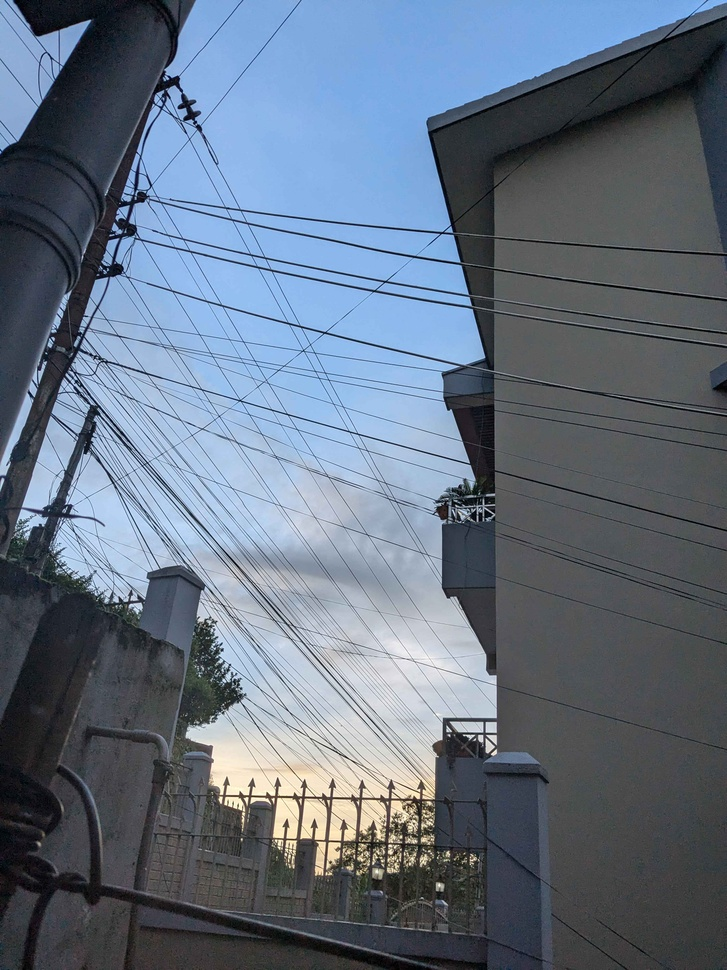
//> input picture assets/real_life/5am.jpg, 727 x 970 px, shrunk from 3024 x 4032 before the run
$ ./bresenham_loop_colour_new ../../assets/real_life/5am.jpg out.png 45   (built with g++ and OpenCV 4)
//> lines starting //> are read from the running program, lines starting //| are printed output that depends on the picture
//> further down, image is the input picture: 970 rows x 727 cols, CV_8UC3; mean B, G, R 128.6, 112.7, 100
#include <opencv2/opencv.hpp>
#include <cmath>
#include <iostream>
#include <vector>
#include <thread>
#include <mutex>
#include <future>

// Function to rotate a single channel of an image by a given angle using backward mapping
cv::Mat rotateChannel(const cv::Mat& channel, double angle) {
    int h = channel.rows;
    int w = channel.cols;
    double dc = std::cos(angle * CV_PI / 180.0);
    double ds = std::sin(angle * CV_PI / 180.0);

    // Calculate dimensions of the new image
    int h_new = static_cast<int>(std::abs(h * dc) + std::abs(w * ds));
    int w_new = static_cast<int>(std::abs(h * ds) + std::abs(w * dc));

    cv::Mat rotatedChannel = cv::Mat::zeros(h_new, w_new, channel.type());

    int cx = w / 2;
    int cy = h / 2;
    int cx_new = w_new / 2;
    int cy_new = h_new / 2;

    #pragma omp parallel for collapse(2)
    for (int y_new = 0; y_new < h_new; ++y_new) {
        for (int x_new = 0; x_new < w_new; ++x_new) {
            // Map the destination pixel back to the source image
            int x = static_cast<int>((x_new - cx_new) * dc + (y_new - cy_new) * ds + cx);
            int y = static_cast<int>(-(x_new - cx_new) * ds + (y_new - cy_new) * dc + cy);

            if (x >= 0 && x < w && y >= 0 && y < h) {
                rotatedChannel.at<uchar>(y_new, x_new) = channel.at<uchar>(y, x);
            }
        }
    }
    return rotatedChannel;
}

// Function to rotate a color image by a given angle
cv::Mat rotateImage(const cv::Mat& image, double angle) {
//> called with angle = 45
    std::vector<cv::Mat> channels;
    cv::split(image, channels);
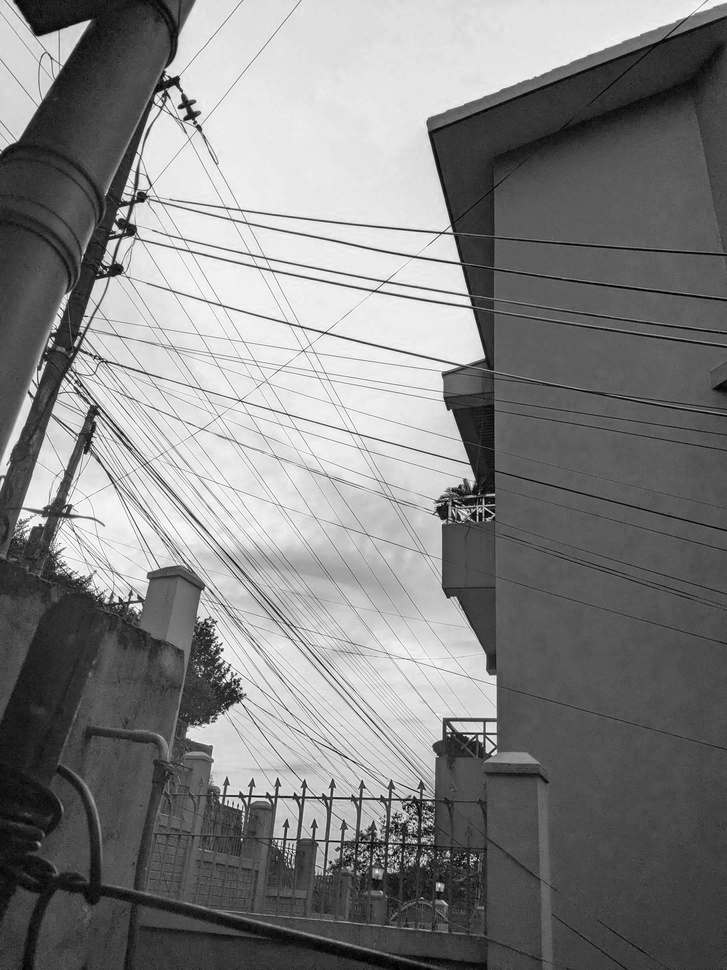
//> channels[0]: 970 rows x 727 cols, CV_8UC1; min 0, max 255, mean 128.6
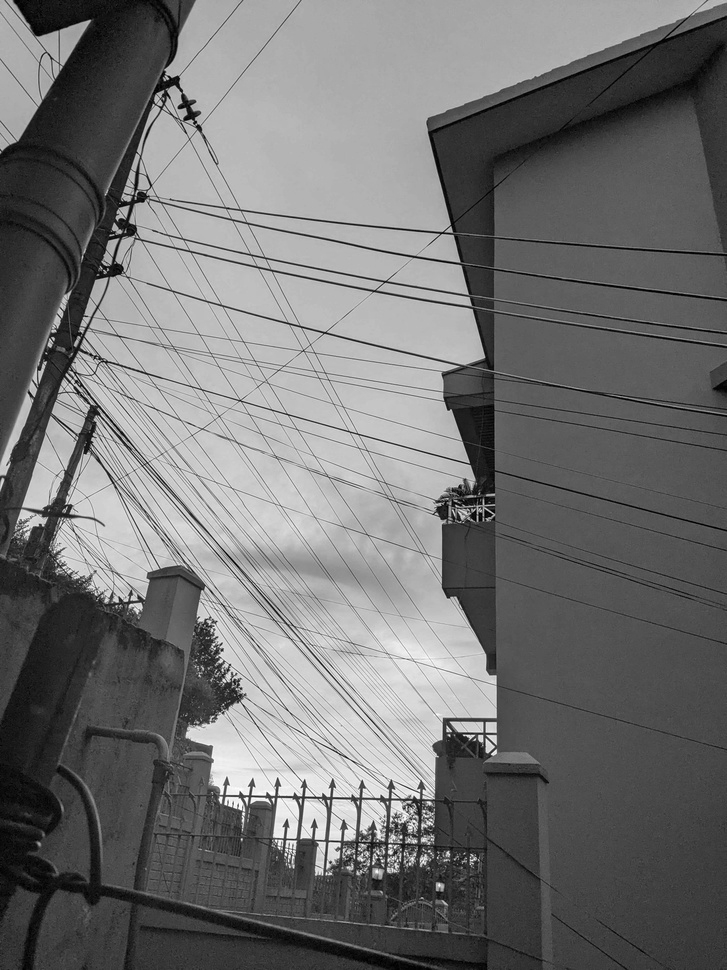
//> channels[1]: 970 rows x 727 cols, CV_8UC1; min 0, max 255, mean 112.7
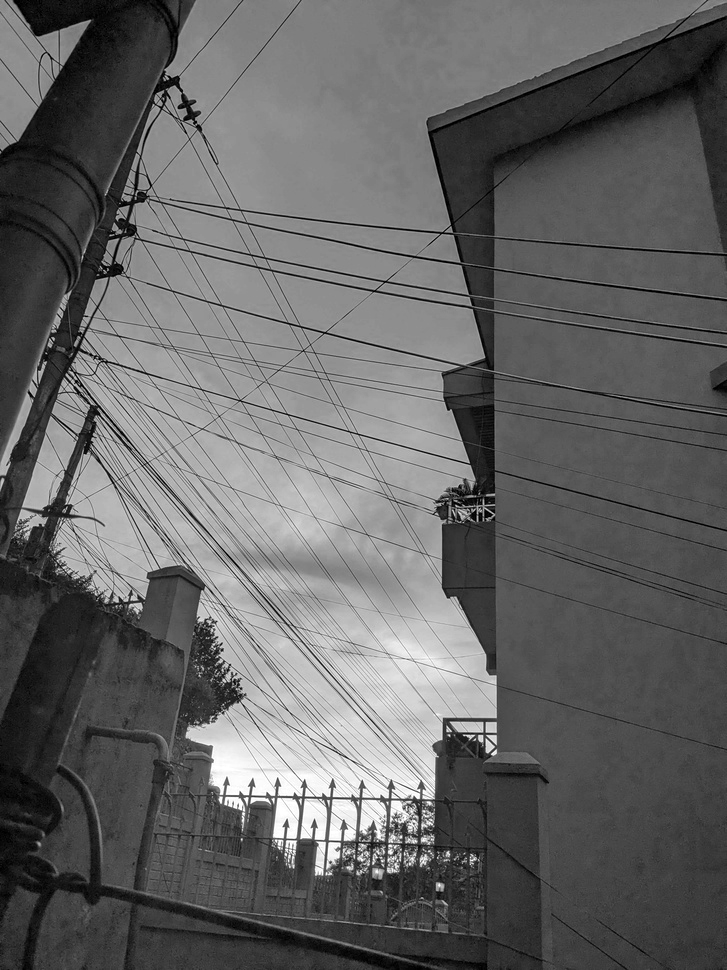
//> channels[2]: 970 rows x 727 cols, CV_8UC1; min 0, max 255, mean 100

    std::vector<cv::Mat> rotatedChannels(channels.size());
    std::vector<std::future<cv::Mat>> futures;

    for (size_t i = 0; i < channels.size(); ++i) {
        futures.push_back(std::async(std::launch::async, rotateChannel, channels[i], angle));
    }
//> this loop made 3 passes
//> after the loop, futures = 3 items

    for (size_t i = 0; i < channels.size(); ++i) {
        rotatedChannels[i] = futures[i].get();
    }

    cv::Mat rotatedImage;
    cv::merge(rotatedChannels, rotatedImage);
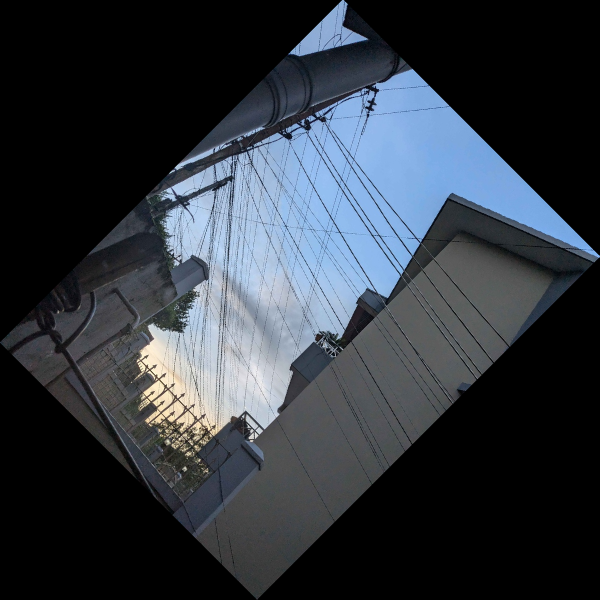
//> rotatedImage: 1199 rows x 1199 cols, CV_8UC3 (shown at 1/2 size); mean B, G, R 63.2, 55.4, 49.1

    return rotatedImage;
}

int main(int argc, char *argv[]) {
    if (argc < 4) {
        printf("Usage: program input_path output_path angle\n");
        return -1;
    }

    std::string inputImagePath = argv[1];
    std::string outputImagePath = argv[2];
    cv::Mat image = cv::imread(inputImagePath, cv::IMREAD_COLOR);
    if (image.empty()) {
        std::cerr << "Could not open or find the image!\n";
        return -1;
    }

    double angle = std::stod(argv[3]); // Rotate by 120 degrees
    cv::Mat rotatedImage = rotateImage(image, angle);

    cv::imwrite(outputImagePath, rotatedImage);
    // [6 lines of commented-out code are left out]

    return 0;
}

$ run again, on assets/real_life/church_wide.jpg
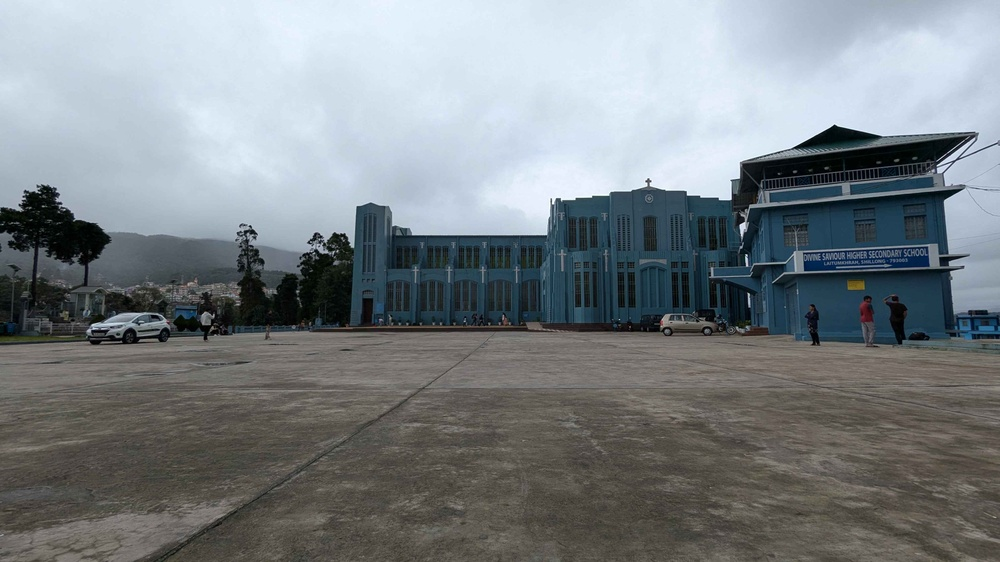
//> input picture assets/real_life/church_wide.jpg, 1000 x 562 px, shrunk from 4032 x 2268 before the run
//> image is the input picture: 562 rows x 1000 cols, CV_8UC3; mean B, G, R 133.9, 130.1, 123.6
//> in rotateImage, `cv::split(image, channels);`:
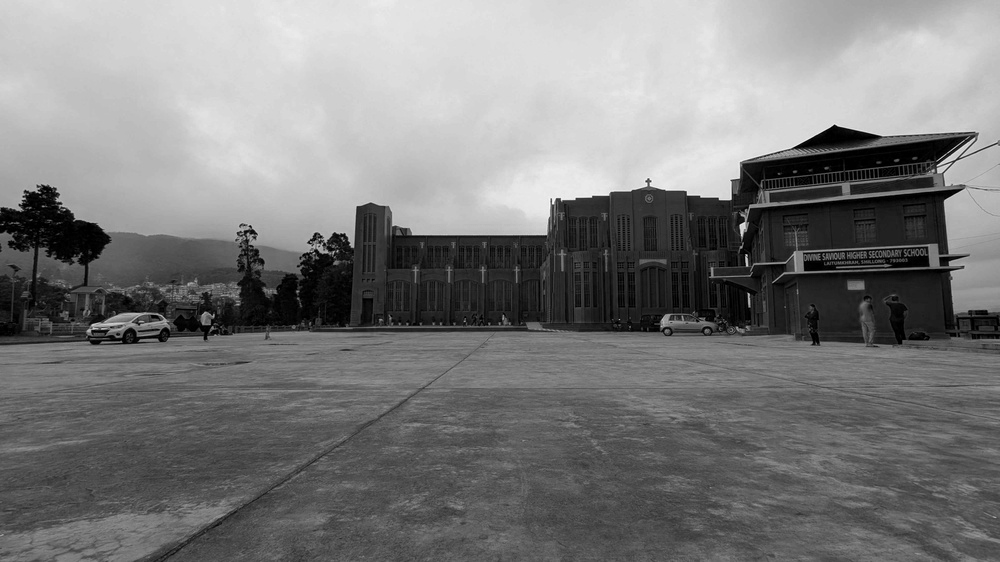
//> channels[2]: 562 rows x 1000 cols, CV_8UC1; min 0, max 249, mean 123.6
//> the loop in rotateImage, `for (size_t i = 0; i < channels.size(); ++i)` made 3 passes
//> after the loop in rotateImage, `for (size_t i = 0; i < channels.size(); ++i)`: futures = 3 items
//> in rotateImage, `cv::merge(rotatedChannels, rotatedImage);`:
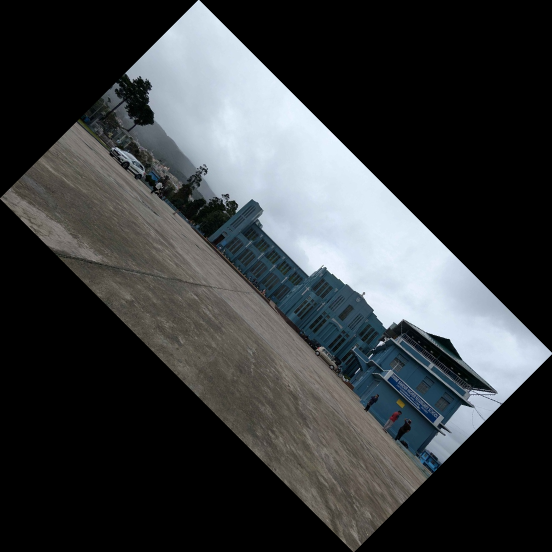
//> rotatedImage: 1104 rows x 1104 cols, CV_8UC3 (shown at 1/2 size); mean B, G, R 62, 60.2, 57.2

$ run again, on assets/real_life/corridor.jpg
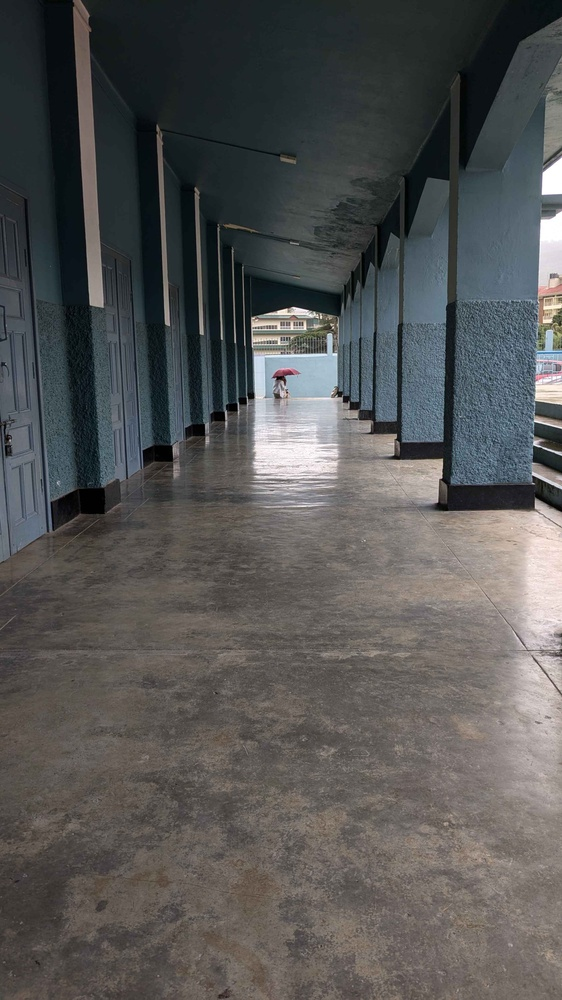
//> input picture assets/real_life/corridor.jpg, 562 x 1000 px, shrunk from 2268 x 4032 before the run
//> image is the input picture: 1000 rows x 562 cols, CV_8UC3; mean B, G, R 84.4, 85.2, 85.2
//> in rotateImage, `cv::split(image, channels);`:
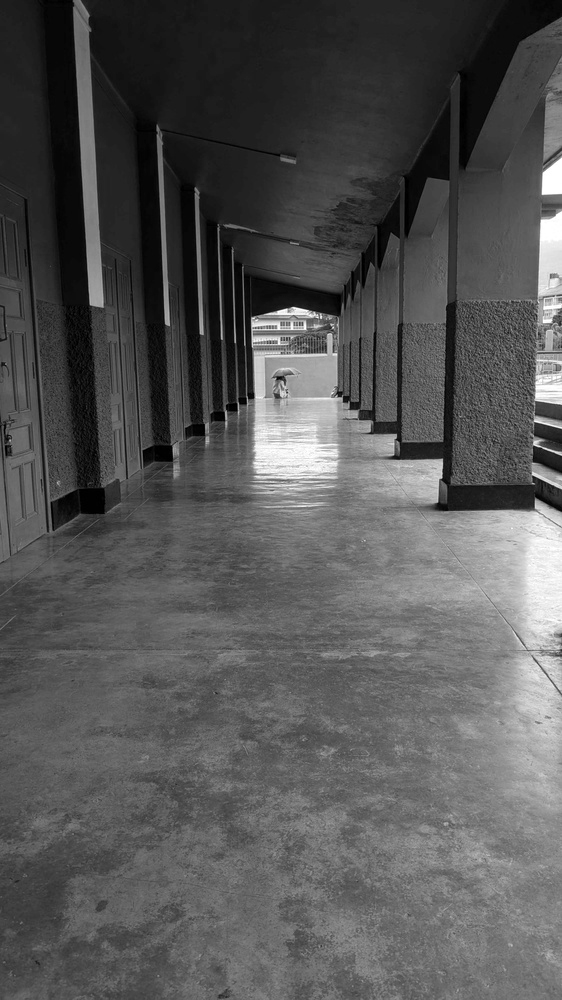
//> channels[2]: 1000 rows x 562 cols, CV_8UC1; min 0, max 255, mean 85.2
//> the loop in rotateImage, `for (size_t i = 0; i < channels.size(); ++i)` made 3 passes
//> after the loop in rotateImage, `for (size_t i = 0; i < channels.size(); ++i)`: futures = 3 items
//> in rotateImage, `cv::merge(rotatedChannels, rotatedImage);`:
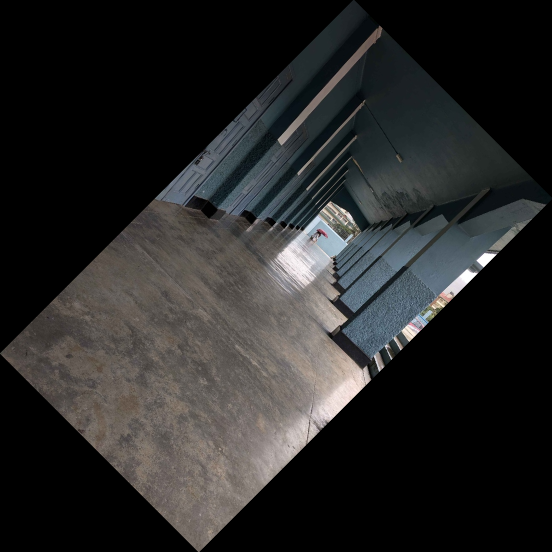
//> rotatedImage: 1104 rows x 1104 cols, CV_8UC3 (shown at 1/2 size); mean B, G, R 39, 39.4, 39.4

$ run again, on assets/real_life/downhill.jpg
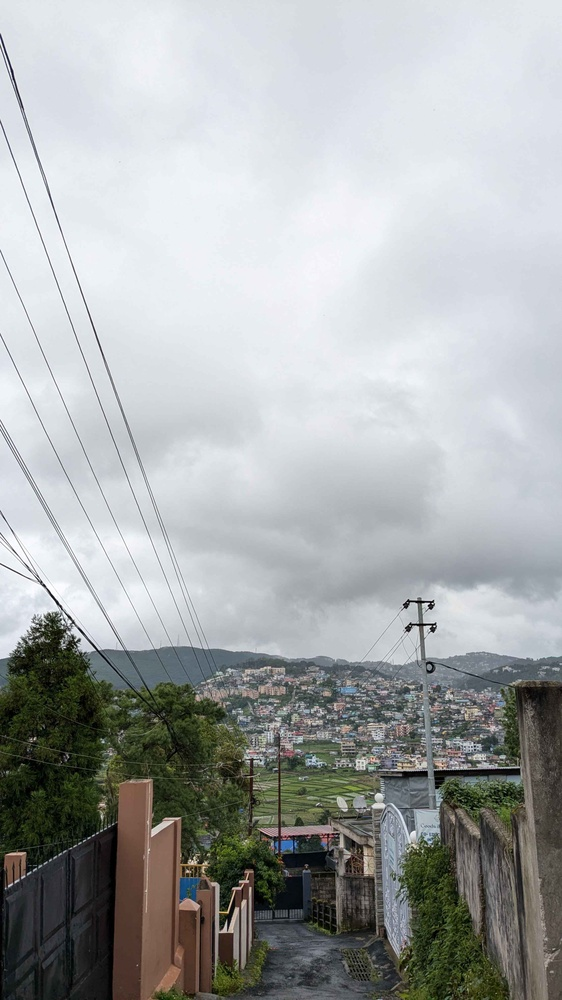
//> input picture assets/real_life/downhill.jpg, 562 x 1000 px, shrunk from 2268 x 4032 before the run
//> image is the input picture: 1000 rows x 562 cols, CV_8UC3; mean B, G, R 169.9, 169.8, 166.5
//> in rotateImage, `cv::split(image, channels);`:
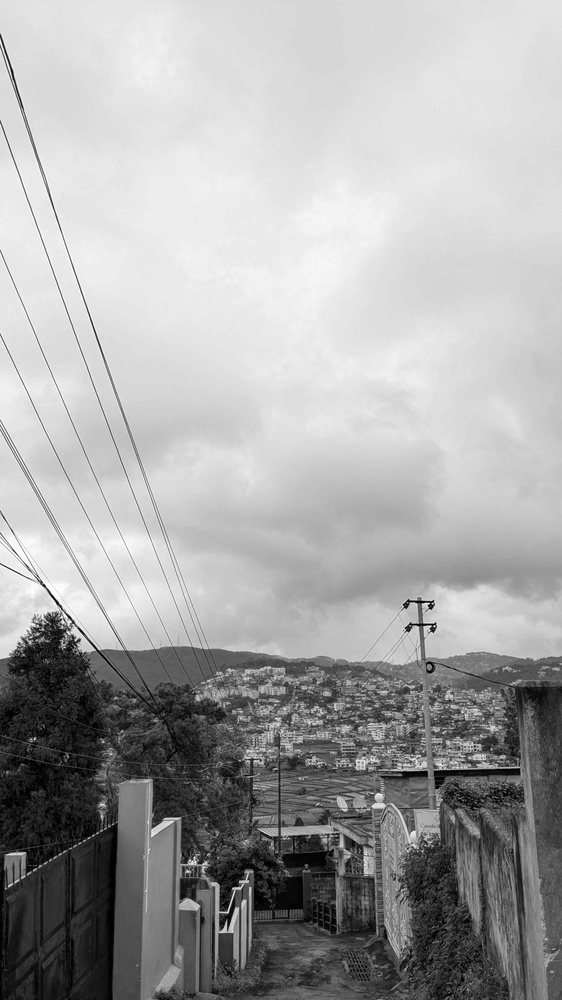
//> channels[2]: 1000 rows x 562 cols, CV_8UC1; min 0, max 255, mean 166.5
//> the loop in rotateImage, `for (size_t i = 0; i < channels.size(); ++i)` made 3 passes
//> after the loop in rotateImage, `for (size_t i = 0; i < channels.size(); ++i)`: futures = 3 items
//> in rotateImage, `cv::merge(rotatedChannels, rotatedImage);`:
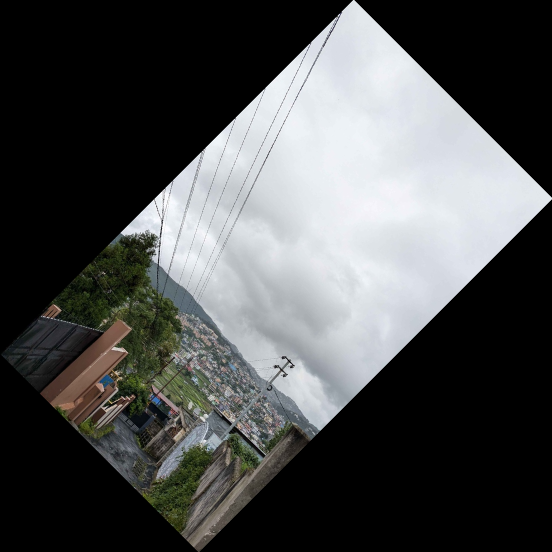
//> rotatedImage: 1104 rows x 1104 cols, CV_8UC3 (shown at 1/2 size); mean B, G, R 78.6, 78.5, 77
